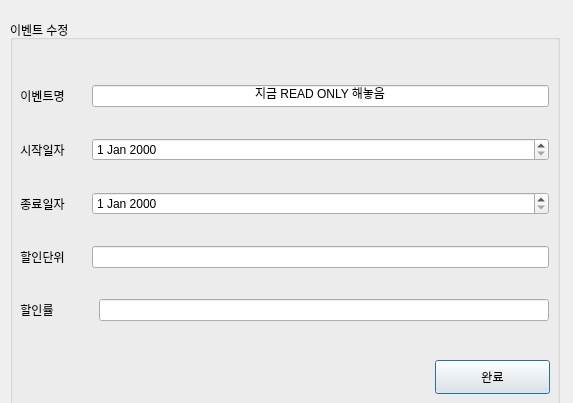
<?xml version="1.0" encoding="UTF-8"?>
<ui version="4.0">
 <class>Dialog</class>
 <widget class="QDialog" name="Dialog">
  <property name="geometry">
   <rect>
    <x>0</x>
    <y>0</y>
    <width>573</width>
    <height>403</height>
   </rect>
  </property>
  <property name="windowTitle">
   <string>Dialog</string>
  </property>
  <widget class="QGroupBox" name="groupBox_8">
   <property name="geometry">
    <rect>
     <x>10</x>
     <y>20</y>
     <width>550</width>
     <height>450</height>
    </rect>
   </property>
   <property name="palette">
    <palette>
     <active>
      <colorrole role="Text">
       <brush brushstyle="SolidPattern">
        <color alpha="255">
         <red>255</red>
         <green>0</green>
         <blue>0</blue>
        </color>
       </brush>
      </colorrole>
     </active>
     <inactive>
      <colorrole role="Text">
       <brush brushstyle="SolidPattern">
        <color alpha="255">
         <red>255</red>
         <green>0</green>
         <blue>0</blue>
        </color>
       </brush>
      </colorrole>
     </inactive>
     <disabled>
      <colorrole role="Text">
       <brush brushstyle="SolidPattern">
        <color alpha="255">
         <red>120</red>
         <green>120</green>
         <blue>120</blue>
        </color>
       </brush>
      </colorrole>
     </disabled>
    </palette>
   </property>
   <property name="title">
    <string>이벤트 수정</string>
   </property>
   <property name="flat">
    <bool>true</bool>
   </property>
   <widget class="QPushButton" name="pushButton_21">
    <property name="geometry">
     <rect>
      <x>425</x>
      <y>340</y>
      <width>115</width>
      <height>34</height>
     </rect>
    </property>
    <property name="text">
     <string>완료</string>
    </property>
   </widget>
   <widget class="QWidget" name="layoutWidget">
    <property name="geometry">
     <rect>
      <x>10</x>
      <y>40</y>
      <width>529</width>
      <height>291</height>
     </rect>
    </property>
    <layout class="QVBoxLayout" name="verticalLayout_13">
     <item>
      <layout class="QHBoxLayout" name="horizontalLayout_5">
       <property name="spacing">
        <number>27</number>
       </property>
       <property name="rightMargin">
        <number>0</number>
       </property>
       <item>
        <widget class="QLabel" name="label_16">
         <property name="enabled">
          <bool>true</bool>
         </property>
         <property name="text">
          <string>이벤트명</string>
         </property>
         <property name="scaledContents">
          <bool>false</bool>
         </property>
         <property name="alignment">
          <set>Qt::AlignCenter</set>
         </property>
        </widget>
       </item>
       <item>
        <widget class="QLineEdit" name="lineEdit_6">
         <property name="enabled">
          <bool>true</bool>
         </property>
         <property name="palette">
          <palette>
           <active>
            <colorrole role="Text">
             <brush brushstyle="SolidPattern">
              <color alpha="255">
               <red>0</red>
               <green>0</green>
               <blue>0</blue>
              </color>
             </brush>
            </colorrole>
           </active>
           <inactive>
            <colorrole role="Text">
             <brush brushstyle="SolidPattern">
              <color alpha="255">
               <red>0</red>
               <green>0</green>
               <blue>0</blue>
              </color>
             </brush>
            </colorrole>
           </inactive>
           <disabled>
            <colorrole role="Text">
             <brush brushstyle="SolidPattern">
              <color alpha="255">
               <red>120</red>
               <green>120</green>
               <blue>120</blue>
              </color>
             </brush>
            </colorrole>
           </disabled>
          </palette>
         </property>
         <property name="autoFillBackground">
          <bool>false</bool>
         </property>
         <property name="text">
          <string>지금 READ ONLY 해놓음</string>
         </property>
         <property name="alignment">
          <set>Qt::AlignCenter</set>
         </property>
         <property name="readOnly">
          <bool>true</bool>
         </property>
        </widget>
       </item>
      </layout>
     </item>
     <item>
      <layout class="QHBoxLayout" name="horizontalLayout_6">
       <property name="spacing">
        <number>27</number>
       </property>
       <item>
        <widget class="QLabel" name="label_17">
         <property name="enabled">
          <bool>true</bool>
         </property>
         <property name="sizePolicy">
          <sizepolicy hsizetype="Fixed" vsizetype="Preferred">
           <horstretch>0</horstretch>
           <verstretch>0</verstretch>
          </sizepolicy>
         </property>
         <property name="text">
          <string>시작일자</string>
         </property>
         <property name="alignment">
          <set>Qt::AlignCenter</set>
         </property>
        </widget>
       </item>
       <item>
        <widget class="QDateEdit" name="dateEdit">
         <property name="palette">
          <palette>
           <active>
            <colorrole role="Text">
             <brush brushstyle="SolidPattern">
              <color alpha="255">
               <red>0</red>
               <green>0</green>
               <blue>0</blue>
              </color>
             </brush>
            </colorrole>
           </active>
           <inactive>
            <colorrole role="Text">
             <brush brushstyle="SolidPattern">
              <color alpha="255">
               <red>0</red>
               <green>0</green>
               <blue>0</blue>
              </color>
             </brush>
            </colorrole>
           </inactive>
           <disabled>
            <colorrole role="Text">
             <brush brushstyle="SolidPattern">
              <color alpha="255">
               <red>120</red>
               <green>120</green>
               <blue>120</blue>
              </color>
             </brush>
            </colorrole>
           </disabled>
          </palette>
         </property>
        </widget>
       </item>
      </layout>
     </item>
     <item>
      <layout class="QHBoxLayout" name="horizontalLayout_7">
       <property name="spacing">
        <number>27</number>
       </property>
       <item>
        <widget class="QLabel" name="label_18">
         <property name="enabled">
          <bool>true</bool>
         </property>
         <property name="sizePolicy">
          <sizepolicy hsizetype="Fixed" vsizetype="Preferred">
           <horstretch>0</horstretch>
           <verstretch>0</verstretch>
          </sizepolicy>
         </property>
         <property name="text">
          <string>종료일자</string>
         </property>
         <property name="alignment">
          <set>Qt::AlignCenter</set>
         </property>
        </widget>
       </item>
       <item>
        <widget class="QDateEdit" name="dateEdit_2">
         <property name="palette">
          <palette>
           <active>
            <colorrole role="Text">
             <brush brushstyle="SolidPattern">
              <color alpha="255">
               <red>0</red>
               <green>0</green>
               <blue>0</blue>
              </color>
             </brush>
            </colorrole>
           </active>
           <inactive>
            <colorrole role="Text">
             <brush brushstyle="SolidPattern">
              <color alpha="255">
               <red>0</red>
               <green>0</green>
               <blue>0</blue>
              </color>
             </brush>
            </colorrole>
           </inactive>
           <disabled>
            <colorrole role="Text">
             <brush brushstyle="SolidPattern">
              <color alpha="255">
               <red>120</red>
               <green>120</green>
               <blue>120</blue>
              </color>
             </brush>
            </colorrole>
           </disabled>
          </palette>
         </property>
        </widget>
       </item>
      </layout>
     </item>
     <item>
      <layout class="QHBoxLayout" name="horizontalLayout_8">
       <property name="spacing">
        <number>27</number>
       </property>
       <item>
        <widget class="QLabel" name="label_19">
         <property name="enabled">
          <bool>true</bool>
         </property>
         <property name="text">
          <string>할인단위</string>
         </property>
         <property name="alignment">
          <set>Qt::AlignCenter</set>
         </property>
        </widget>
       </item>
       <item>
        <widget class="QLineEdit" name="lineEdit_9">
         <property name="enabled">
          <bool>true</bool>
         </property>
         <property name="autoFillBackground">
          <bool>false</bool>
         </property>
         <property name="text">
          <string/>
         </property>
         <property name="alignment">
          <set>Qt::AlignCenter</set>
         </property>
         <property name="readOnly">
          <bool>false</bool>
         </property>
        </widget>
       </item>
      </layout>
     </item>
     <item>
      <layout class="QHBoxLayout" name="horizontalLayout_9">
       <property name="spacing">
        <number>45</number>
       </property>
       <item>
        <widget class="QLabel" name="label_20">
         <property name="enabled">
          <bool>true</bool>
         </property>
         <property name="text">
          <string>할인률</string>
         </property>
         <property name="alignment">
          <set>Qt::AlignCenter</set>
         </property>
        </widget>
       </item>
       <item>
        <widget class="QLineEdit" name="lineEdit_10">
         <property name="enabled">
          <bool>true</bool>
         </property>
         <property name="autoFillBackground">
          <bool>false</bool>
         </property>
         <property name="text">
          <string/>
         </property>
         <property name="alignment">
          <set>Qt::AlignCenter</set>
         </property>
         <property name="readOnly">
          <bool>false</bool>
         </property>
        </widget>
       </item>
      </layout>
     </item>
    </layout>
   </widget>
  </widget>
 </widget>
 <resources/>
 <connections/>
</ui>
